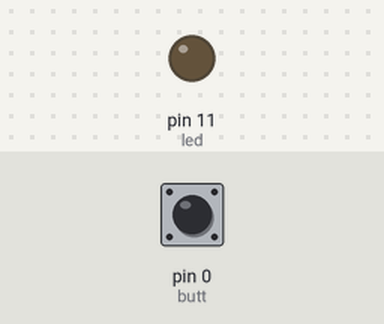
Bench run of a sketch on a simulated Arduino Uno, built with avr-gcc and run on an emulated ATmega328P. Shown: output pins drawn as LEDs (lit = HIGH). Inputs (shaded band) come from the test bench; at power-on: pin 0 (butt) LOW.

Above: at 1.2 s.
1.3 s: pin 0 (butt) pulled HIGH for 0.15 s
At 2.2 s:
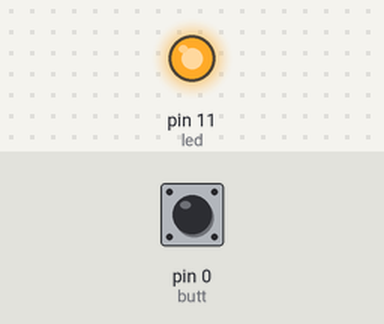
Timing chart, 0 to 4.3 s (numbered marks = the images above; inputs shaded):
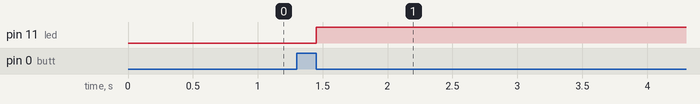

The sketch:

01-12-2022-bt5.ino
```cpp
int led = 11;
int butt = 0;
int n = 0;
int s = 0;
int e = 0;
/*int buttonCounter = 0;
int buttonState = 0;
int lastButtonState = 0;*/
void setup() {
  // put your setup code here, to run once:
  pinMode(led, OUTPUT);
  pinMode(butt, INPUT);

}

void cb(int n){
  for (int i = 0; i < n; i++){
    digitalWrite(led, HIGH);
    delay(200);
    digitalWrite(led,HIGH);
    delay(200);
  }
}

void loop() {
  /*buttonState = digitalRead(butt);
  if (buttonState != lastButtonState) {
    if (buttonState == HIGH){
       buttonCounter++;
  }

  lastButtonState = buttonState;
  int loop = buttonCounter%10; */
  s = digitalRead(butt);
 if (s != e){
  if (s == LOW){
    n++;
    if (n <=13 ){
      cb(n);
    }
    else {
      int m = 1;
      n = m;
      cb(m);
    }
  }
  e = s;
 }
}
```

Measured:
- after the input at 1.3 s, pin 11 (led): LOW → HIGH after 0.15 s
